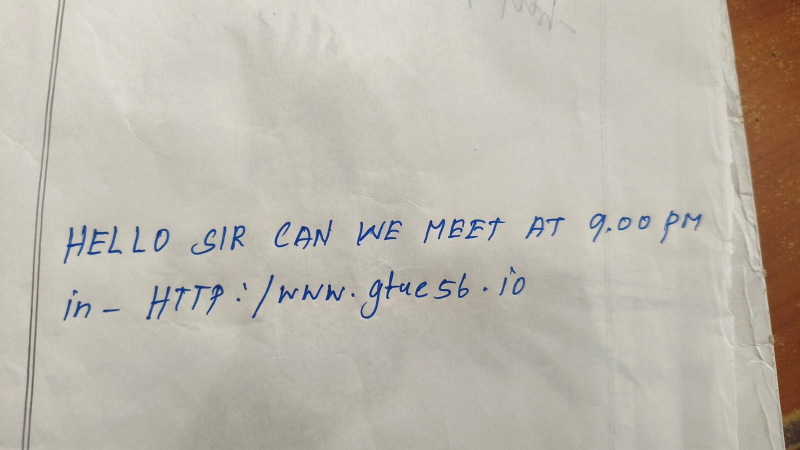
#> input picture attached_assets/WhatsApp_Image_2026-04-27_at_14.48.43_1777281967749.jpeg, 1600 x 900 px (shown at 1/2 size)
$ python -i image_spam_detector.py   (imports and definitions only)
#> lines starting #> are read from the running program, lines starting #| are printed output that depends on the picture; after the words box and inside, x2 and y2 are one past the last pixel; in counts of white or black regions, pixels touching at a corner belong together
import os
import glob
import numpy as np
import tensorflow as tf
from tensorflow import keras
from tensorflow.keras import layers
from PIL import Image
import cv2

class ImageSpamDetector:
    """CNN-based Image Spam Detector"""

    def __init__(self):
        self.img_height = 224
        self.img_width = 224
        self.model = None
        self._initialize_model()
#> (the call stopped at in build_cnn_model, `model = keras.Sequential([ layers.Input(shape=(self.img_height, self.i..`: tensorflow is not available in this run)

    def build_cnn_model(self):
        """Build CNN model for image spam detection"""
        model = keras.Sequential([
            layers.Input(shape=(self.img_height, self.img_width, 3)),

            # First Conv Block
            layers.Conv2D(32, (3, 3), activation='relu', padding='same'),
            layers.BatchNormalization(),
            layers.Conv2D(32, (3, 3), activation='relu', padding='same'),
            layers.BatchNormalization(),
            layers.MaxPooling2D((2, 2)),
            layers.Dropout(0.25),

            # Second Conv Block
            layers.Conv2D(64, (3, 3), activation='relu', padding='same'),
            layers.BatchNormalization(),
            layers.Conv2D(64, (3, 3), activation='relu', padding='same'),
            layers.BatchNormalization(),
            layers.MaxPooling2D((2, 2)),
            layers.Dropout(0.25),

            # Third Conv Block
            layers.Conv2D(128, (3, 3), activation='relu', padding='same'),
            layers.BatchNormalization(),
            layers.Conv2D(128, (3, 3), activation='relu', padding='same'),
            layers.BatchNormalization(),
            layers.MaxPooling2D((2, 2)),
            layers.Dropout(0.25),

            # Dense Layers
            layers.Flatten(),
            layers.Dense(512, activation='relu'),
            layers.BatchNormalization(),
            layers.Dropout(0.5),
            layers.Dense(256, activation='relu'),
            layers.BatchNormalization(),
            layers.Dropout(0.5),
            layers.Dense(1, activation='sigmoid')
        ], name='image_spam_detector')

        return model

    def _initialize_model(self):
        """Initialize and compile the CNN model"""
        self.model = self.build_cnn_model()
        self.model.compile(
            optimizer='adam',
            loss='binary_crossentropy',
            metrics=['accuracy']
        )
        self._is_pretrained = False

    # [111 lines left out: functions _ensure_pretrained, _generate_synthetic_samples, _load_real_spam_samples, _pretrain_model, preprocess_image, not called in this run]

    def analyze_image_features(self, image):
        """Analyze image features for spam indicators including screenshot detection"""
        img_array = np.array(image)

        # Convert to different color spaces
        if len(img_array.shape) == 2:
            gray = img_array
        else:
            gray = cv2.cvtColor(img_array, cv2.COLOR_RGB2GRAY)
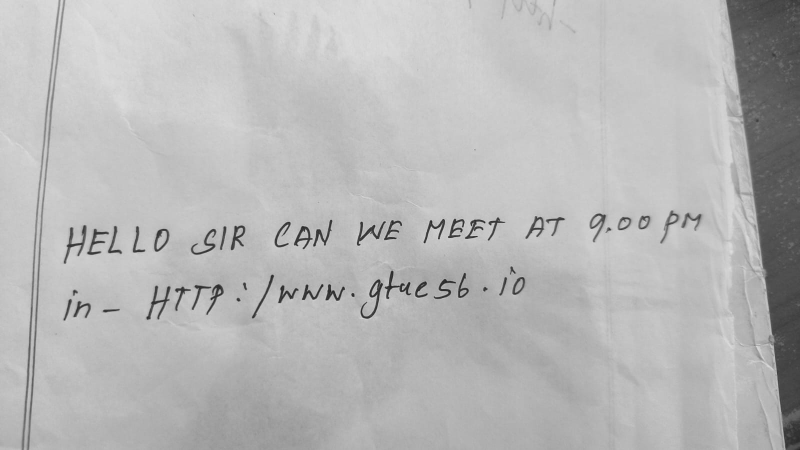
#> gray: shape (900, 1600) (shown at 1/2 size); min 19, max 228, mean 183.7

        features = {}

        # Color analysis
        if len(img_array.shape) == 3:
            # Brightness
            brightness = np.mean(img_array)
#> brightness = 181.6
            features['brightness'] = brightness

            # Color saturation
            hsv = cv2.cvtColor(img_array, cv2.COLOR_RGB2HSV)
#> hsv: shape (900, 1600, 3); mean H, S, V 23.3, 28.8, 190.3
            saturation = np.mean(hsv[:, :, 1])
#> saturation = 28.8
            features['saturation'] = saturation

            # Color variance
            color_std = np.std(img_array)
#> color_std = 32.03
            features['color_variance'] = color_std

        # Edge detection (spam images often have many edges/text)
        edges = cv2.Canny(gray, 50, 150)
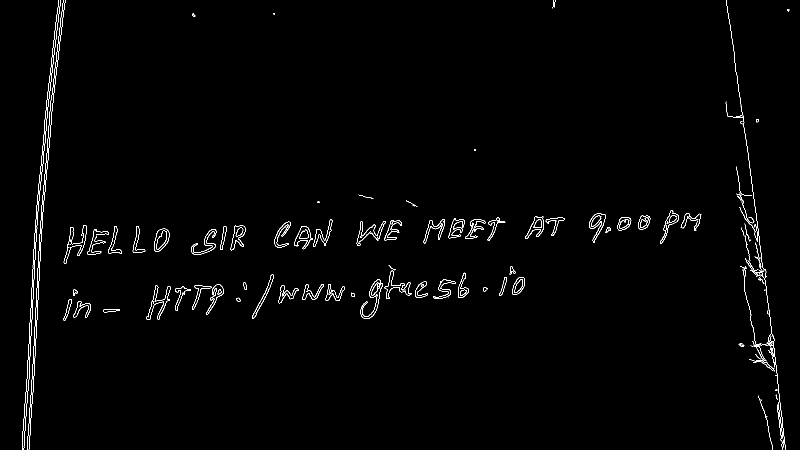
#> edges: shape (900, 1600) (shown at 1/2 size); 1.1% white in thin lines or dots
        edge_density = np.sum(edges > 0) / edges.size
#> edge_density = 0.0114
        features['edge_density'] = edge_density

        # Contrast
        contrast = np.std(gray)
#> contrast = 30.18
        features['contrast'] = contrast

        # -------------------------------------------------------------------
        # Advanced: Text region detection (screenshots with text)
        # -------------------------------------------------------------------
        # Detect horizontal lines of text-like content using morphology
        try:
            h, w = gray.shape[:2]
#> h = 900; w = 1600

            # Binary threshold for text detection
            _, text_binary = cv2.threshold(gray, 0, 255, cv2.THRESH_BINARY_INV + cv2.THRESH_OTSU)
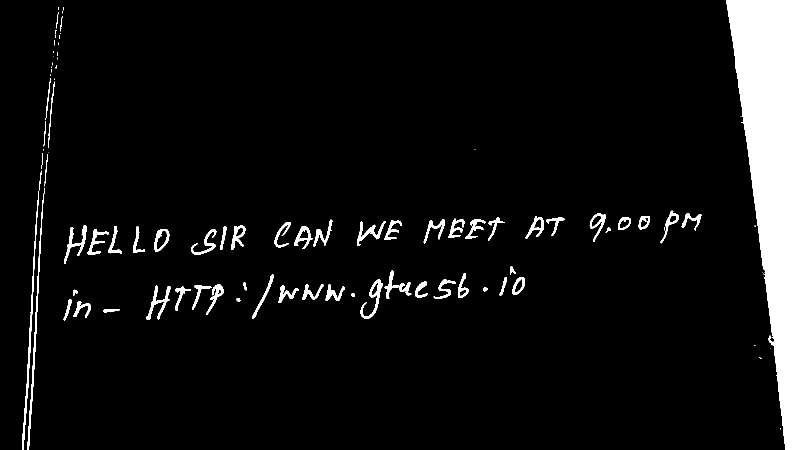
#> text_binary: shape (900, 1600) (shown at 1/2 size); 7.1% white; 97 white regions (37 under 20 px), largest, box (x1, y1, x2, y2) and area: (1452, 0, 1600, 900) 77114, (44, 382, 78, 900) 1527, (54, 376, 89, 900) 1489

            # Horizontal morphological operation to find text lines
            horiz_kernel = cv2.getStructuringElement(cv2.MORPH_RECT, (max(w // 8, 20), 1))
            horiz_lines = cv2.morphologyEx(text_binary, cv2.MORPH_OPEN, horiz_kernel)
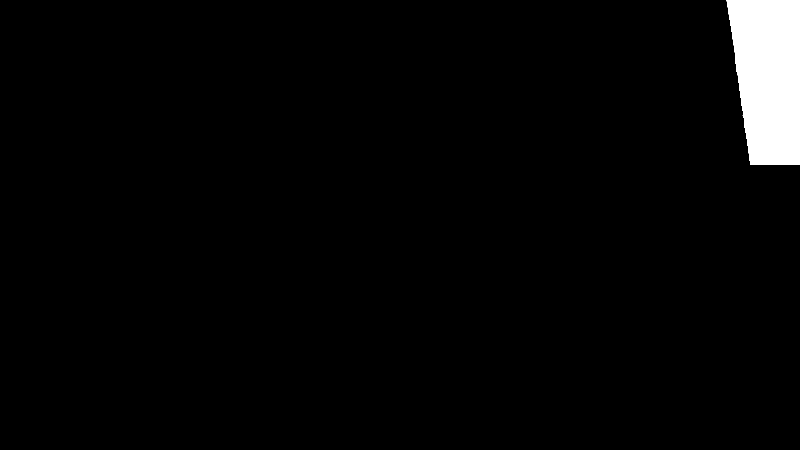
#> horiz_lines: shape (900, 1600) (shown at 1/2 size); 2.8% white; 1 white region
            text_line_density = np.sum(horiz_lines > 0) / horiz_lines.size
#> text_line_density = 0.0281
            features['text_line_density'] = text_line_density

            # Count distinct text-like contours (small blobs = characters)
            contours, _ = cv2.findContours(text_binary, cv2.RETR_EXTERNAL, cv2.CHAIN_APPROX_SIMPLE)
#> contours = 97 contours, 40 with area under 20; largest, box (x1, y1, x2, y2) and area: (1452, 0, 1600, 900) 76104, (44, 382, 78, 900) 1008, (54, 376, 89, 900) 964, (308, 458, 339, 503) 927, (721, 559, 766, 638) 896
            char_like = 0
            for cnt in contours:
                x, y, cw, ch = cv2.boundingRect(cnt)
                aspect = cw / max(ch, 1)
                area = cw * ch
                # Character-like: small, reasonable aspect ratio
                if 4 < area < (h * w * 0.05) and 0.1 < aspect < 10:
                    char_like += 1
#> this loop made 97 passes
#> (x, y, cw, ch, aspect, area) on passes 3, 7, 8, 9, 10, 11, 12, 13, 14, 15, 16, 17: (1518, 714, 6, 4, 1.5, 24), (206, 618, 34, 7, 4.86, 238), (147, 602, 35, 34, 1.03, 1190), (127, 598, 17, 43, 0.395, 731), (473, 596, 8, 7, 1.14, 56), (703, 586, 6, 8, 0.75, 48), (146, 579, 10, 13, 0.769, 130), (966, 574, 10, 9, 1.11, 90), (350, 573, 32, 49, 0.653, 1568), (293, 571, 48, 69, 0.696, 3312), (556, 570, 41, 36, 1.14, 1476), (384, 570, 39, 50, 0.78, 1950)
#> after the loop, char_like = 71
            features['text_contour_count'] = char_like
            features['text_contour_density'] = char_like / max(w * h / 1000, 1)

            # Screenshot detection: check for UI-like patterns
            # - Status bar region (top ~8% of image)
            # - Chat bubble patterns (rounded rectangles)
            # - Uniform colored header/footer bands
            top_strip = gray[:max(h // 12, 10), :]
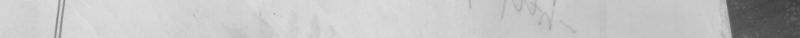
#> top_strip: shape (75, 1600) (shown at 1/2 size); min 54, max 223, mean 194.8
            bottom_strip = gray[h - max(h // 12, 10):, :]
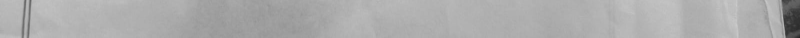
#> bottom_strip: shape (75, 1600) (shown at 1/2 size); min 36, max 205, mean 171.9
            top_uniformity = 1.0 - (np.std(top_strip) / 128.0)
#> top_uniformity = 0.713
            bottom_uniformity = 1.0 - (np.std(bottom_strip) / 128.0)
#> bottom_uniformity = 0.862
            features['top_uniformity'] = max(top_uniformity, 0)
            features['bottom_uniformity'] = max(bottom_uniformity, 0)

            # Detect if image looks like a phone screenshot
            # (uniform header bar + high text density below)
            is_screenshot_like = (top_uniformity > 0.6 and char_like > 30)
#> is_screenshot_like = True
            features['screenshot_like'] = 1.0 if is_screenshot_like else 0.0

        except Exception:
            features['text_line_density'] = 0
            features['text_contour_count'] = 0
            features['text_contour_density'] = 0
            features['top_uniformity'] = 0
            features['bottom_uniformity'] = 0
            features['screenshot_like'] = 0

        return features

    # [82 lines left out: functions predict, get_model_info, get_model, not called in this run]

>>> import cv2
>>> picture = cv2.cvtColor(cv2.imread('../attached_assets/WhatsApp_Image_2026-04-27_at_14.48.43_1777281967749.jpeg'), cv2.COLOR_BGR2RGB)
>>> result = ImageSpamDetector().analyze_image_features(picture)
#> result = 11 items
